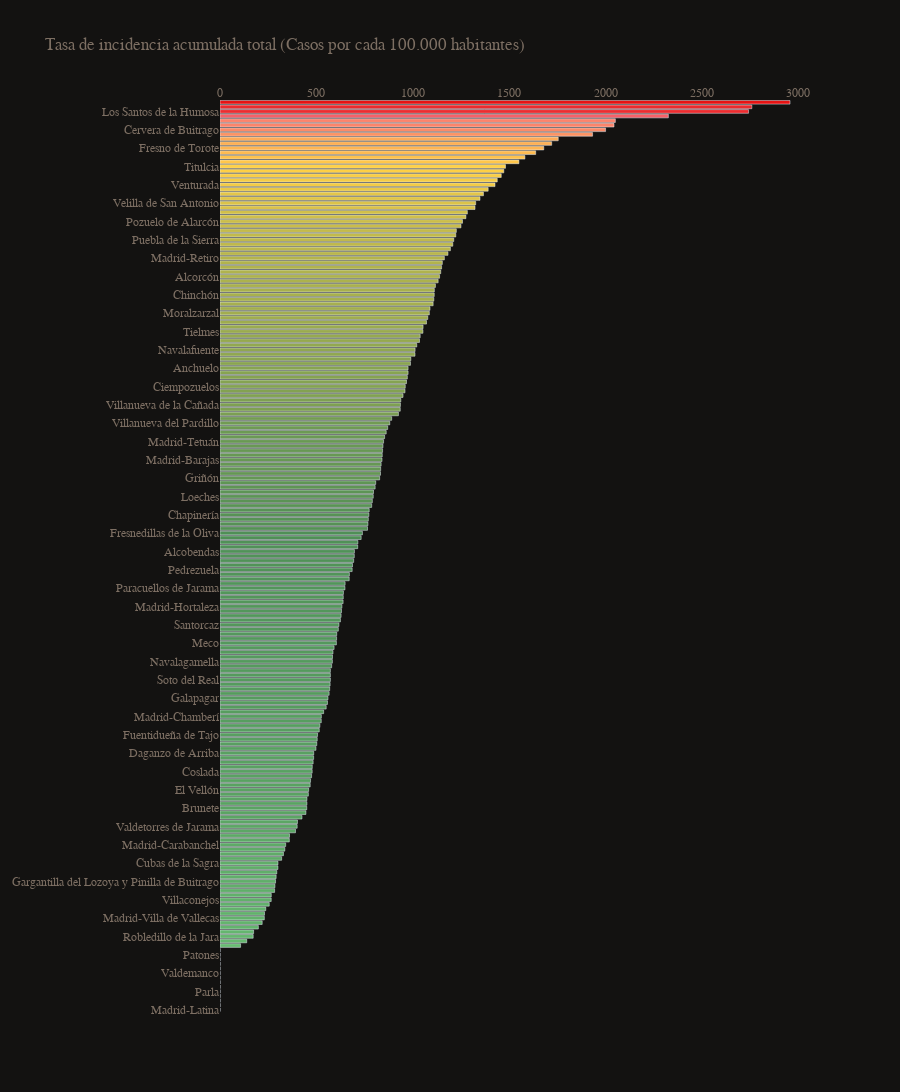

Notebook cell for this chart:
### Code cell
fig = go.Figure()

fig.add_trace(go.Bar(
    x=merged_covid[merged_covid['fecha_informe'] == ls_day[90]].tasa_incidencia_acumulada_total,
    y=ls_municipios,
    name='Tasa de incidencia acumulada total',
    orientation='h',
    marker={'color': merged_covid[merged_covid['fecha_informe'] == ls_day[90]].tasa_incidencia_acumulada_total,
            'colorscale': [[0, '#6BC275'], [0.25, '#4F8F56'], [0.5, '#FFD045'],[0.75, '#FA6D77'], [1, '#E61313']]}
    #color=merged_covid[merged_covid['fecha_informe'] == ls_day[90]].tasa_incidencia_acumulada_total,
    #colorscale=[[0, '#6BC275'], [0.25, '#4F8F56'], [0.5, '#FFD045'],[0.75, '#FA6D77'], [1, '#E61313']],
))

fig.update_xaxes(showgrid=False, zeroline=False, tickfont=dict(family='Helvetica', color='#7D6F63'))
fig.update_yaxes(showgrid=False, zeroline=False, tickfont=dict(family='Helvetica', color='#7D6F63'))

fig.update_layout(barmode='stack',
                  title='Tasa de incidencia acumulada total (Casos por cada 100.000 habitantes)',
                  titlefont=dict(family='Helvetica', color='#7D6F63'),
                  xaxis={"mirror" : "allticks", 'side': 'top'},
                  yaxis={'categoryorder':'total ascending'},
                  plot_bgcolor = '#131211',
                  paper_bgcolor='#131211',
                  autosize=False,
                  height=2500
                 )

### Figure 1 — Plotly figure (JSON) as saved in the notebook; plotly's stock layout.template omitted (floating-point values rounded to 4 significant figures; data arrays with more than 128 entries replaced by an {"elided": "..."} marker saying what was removed)
{"data": [{"marker": {"color": {"elided": "199 float values"}, "colorscale": [[0, "#6BC275"], [0.25, "#4F8F56"], [0.5, "#FFD045"], [0.75, "#FA6D77"], [1, "#E61313"]]}, "name": "Tasa de incidencia acumulada total", "orientation": "h", "type": "bar", "x": {"elided": "199 float values"}, "y": {"elided": "199 str values"}}], "layout": {"autosize": false, "barmode": "stack", "height": 2500, "paper_bgcolor": "#131211", "plot_bgcolor": "#131211", "title": {"font": {"color": "#7D6F63", "family": "Helvetica"}, "text": "Tasa de incidencia acumulada total (Casos por cada 100.000 habitantes)"}, "xaxis": {"mirror": "allticks", "showgrid": false, "side": "top", "tickfont": {"color": "#7D6F63", "family": "Helvetica"}, "zeroline": false}, "yaxis": {"categoryorder": "total ascending", "showgrid": false, "tickfont": {"color": "#7D6F63", "family": "Helvetica"}, "zeroline": false}}}
